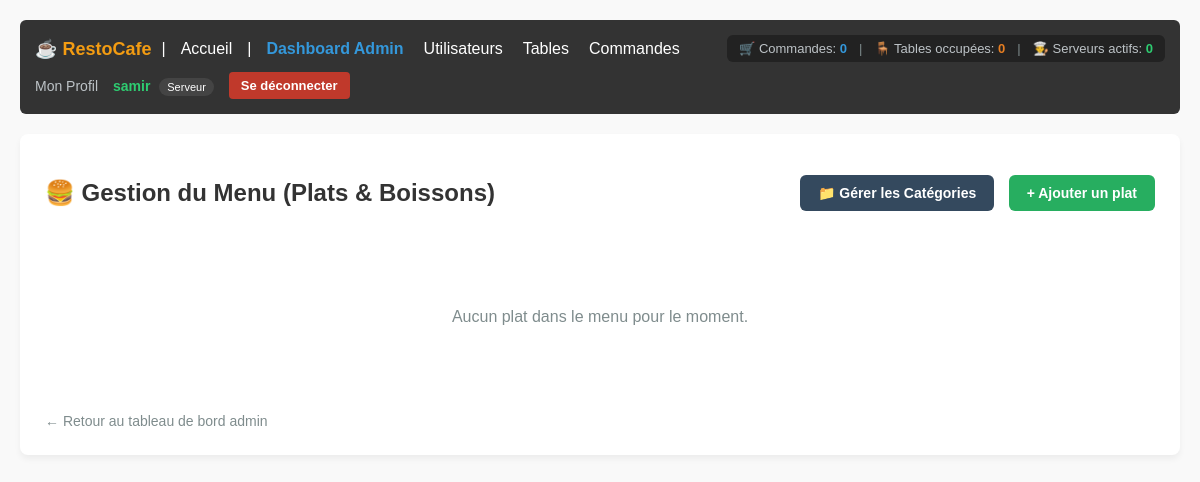
Page /menu/ (signed in) on the earlier database version.
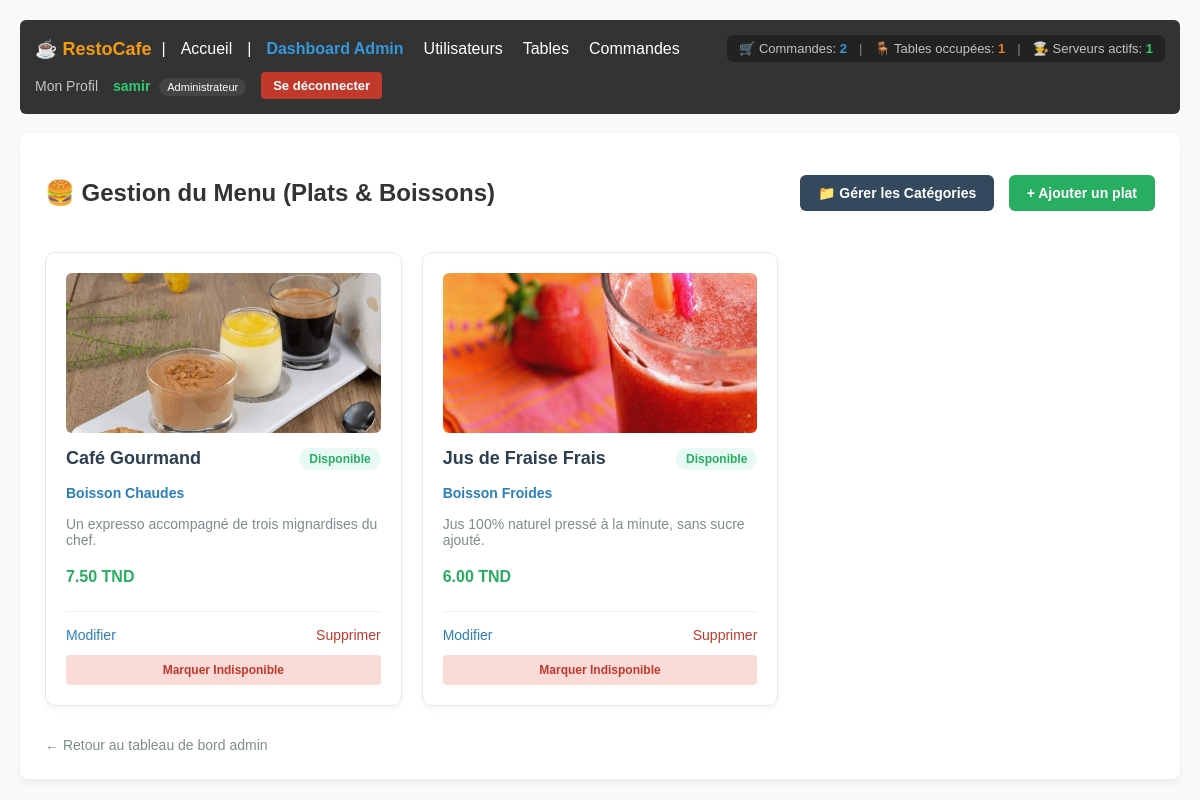
Same page on the later database version.
### accounts/models.py (models this page shows, shortened)
class User(AbstractUser):
  ROLE_CHOICES = (
      ('admin', 'Administrateur'),
      ('serveur', 'Serveur'),
      ('cuisine', 'Cuisinier'),
  )
  role = models.CharField(
      max_length=20, choices=ROLE_CHOICES, default='serveur'
  )
  tel = models.CharField(max_length=20, blank=True, null=True)
  photo = models.ImageField(upload_to='profils/', blank=True, null=True)

### menu/models.py (models this page shows, shortened)
class Plat(models.Model):
    categorie = models.ForeignKey(
        Categorie, on_delete=models.CASCADE, related_name='plats'
    )
    nom = models.CharField(max_length=150)
    description = models.TextField(blank=True, null=True)
    prix = models.DecimalField(max_digits=6, decimal_places=2)
    disponible_du_jour = models.BooleanField(default=True)
    is_active = models.BooleanField(default=True)
    image = models.ImageField(upload_to='plats/', blank=True, null=True)

class Categorie(models.Model):
    nom = models.CharField(max_length=100, unique=True)
    is_active = models.BooleanField(default=True)
    description = models.TextField(blank=True, null=True)

### menu/views.py (the view)
# urls.py: path('', PlatListView.as_view(), name='plat_list'),
@method_decorator(login_required, name='dispatch')
class PlatListView(ListView):
    model = Plat
    template_name = 'menu/plat_list.html'
    context_object_name = 'plats'

### accounts/context_processors.py (called while the page is built)
def restaurant_stats(request):
    if not request.user.is_authenticated:
        return {}
    total_commandes = Commande.objects.count()
    tables_occupees = Table.objects.filter(
        commandes__statut__in=['en_attente', 'en_preparation', 'prete']
    ).distinct().count()
    serveurs_actifs = User.objects.filter(
        role='serveur',
        commandes_gerees__isnull=False
    ).distinct().count()
    serveurs_stats = User.objects.filter(role='serveur').prefetch_related('commandes_gerees')
    return {
        'stat_commandes': total_commandes,
        'stat_tables_occupees': tables_occupees,
        'stat_serveurs': serveurs_actifs,
        'serveurs_stats': serveurs_stats,
    }

### menu/templates/menu/plat_list.html (shortened to what this page needs)
{% extends 'base.html' %}
{% block content %}
    <div style="display: flex; justify-content: space-between; align-items: center; margin-bottom: 25px; flex-wrap: wrap; gap: 15px;">
        <h2>🍔 Gestion du Menu (Plats & Boissons)</h2>
        <div>
            <a href="{% url 'menu:categorie_list' %}" style="padding: 10px 18px; background: #34495e; color: white; text-decoration: none; border-radius: 6px; font-weight: 600; margin-right: 10px; font-size: 14px;">📁 Gérer les Catégories</a>
            <a href="{% url 'menu:plat_add' %}" style="padding: 10px 18px; background: #27ae60; color: white; text-decoration: none; border-radius: 6px; font-weight: 600; font-size: 14px;">+ Ajouter un plat</a>
        </div>
    </div>
    <div style="display: grid; grid-template-columns: repeat(auto-fill, minmax(280px, 1fr)); gap: 20px;">
        {% for p in plats %}
            <div style="background: #ffffff; border: 1px solid #e1e8ed; border-radius: 10px; padding: 20px; box-shadow: 0 4px 6px rgba(0,0,0,0.04); position: relative; display: flex; flex-direction: column;">
                {% if p.image %}
                    <div style="width: 100%; height: 160px; overflow: hidden; border-radius: 6px; margin-bottom: 15px; background: #f8f9fa;">
                        <img src="{{ p.image.url }}" alt="{{ p.nom }}" style="width: 100%; height: 100%; object-fit: cover; transition: transform 0.3s ease;" onmouseover="this.style.transform='scale(1.1)'" onmouseout="this.style.transform='scale(1)'">
                    </div>
                {% endif %}
                <div style="display: flex; justify-content: space-between; align-items: center; margin-bottom: 10px;">
                    <h3 style="margin: 0; color: #2c3e50; font-size: 18px;">{{ p.nom }}</h3>
                    {% if p.disponible_du_jour %}
                        <span style="background: #e8f8f5; color: #27ae60; padding: 4px 10px; border-radius: 20px; font-size: 12px; font-weight: bold;">Disponible</span>
                    {% else %}
                        <span style="background: #fadbd8; color: #c0392b; padding: 4px 10px; border-radius: 20px; font-size: 12px; font-weight: bold;">Épuisé</span>
                    {% endif %}
                </div>
                <p style="color: #2980b9; font-size: 14px; font-weight: bold; margin: 5px 0;">
                    {{ p.categorie.nom }}
                </p>
                <p style="color: #7f8c8d; font-size: 14px; margin: 10px 0;">
                    {{ p.description|default:"Aucune description." }}
                </p>
                <p style="color: #27ae60; font-size: 16px; font-weight: bold; margin: 10px 0;">
                    {{ p.prix }} TND
                </p>
                <hr style="border: 0; border-top: 1px solid #f1f1f1; margin: 15px 0;">
                <div style="display: flex; justify-content: space-between; align-items: center; margin-bottom: 12px;">
                    <a href="{% url 'menu:plat_edit' p.pk %}" style="color: #2980b9; text-decoration: none; font-weight: 500; font-size: 14px;">Modifier</a>
                    <a href="{% url 'menu:plat_delete' p.pk %}" style="color: #c0392b; text-decoration: none; font-weight: 500; font-size: 14px;">Supprimer</a>
                </div>
                <div style="text-align: center; margin-top: auto;">
                    <a href="{% url 'menu:plat_toggle' p.pk %}" style="display: block; width: 100%; padding: 8px 12px; background: {% if p.disponible_du_jour %}#fadbd8{% else %}#e8f8f5{% endif %}; color: {% if p.disponible_du_jour %}#c0392b{% else %}#27ae60{% endif %}; text-decoration: none; border-radius: 4px; font-size: 12px; font-weight: bold; box-sizing: border-box;">
                        {% if p.disponible_du_jour %}Marquer Indisponible{% else %}Marquer Disponible{% endif %}
                    </a>
                </div>
            </div>
        {% empty %}
            <p style="grid-column: 1 / -1; text-align: center; color: #7f8c8d; padding: 40px;">Aucun plat dans le menu pour le moment.</p>
        {% endfor %}
    </div>
    <div style="margin-top: 30px;">
        <a href="{% url 'accounts:admin_dashboard' %}" style="color: #7f8c8d; text-decoration: none; font-size: 14px;">← Retour au tableau de bord admin</a>
    </div>
{% endblock %}

### templates/base.html (shortened to what this page needs)
<!DOCTYPE html>
<html lang="fr">
<head>
</head>
<body>
    {% include 'navbar.html' %}
    <div class="container">
        {% block content %}{% endblock %}
    </div>
</body>
</html>

### templates/navbar.html (shortened to what this page needs)
<nav style="background: #333; color: #fff; padding: 15px; margin-bottom: 20px; border-radius: 6px; display: flex; justify-content: space-between; align-items: center; flex-wrap: wrap; gap: 10px;">
    <div style="display: flex; align-items: center; gap: 10px; flex-wrap: wrap;">
        <strong style="font-size: 18px; color: #f39c12;">☕ RestoCafe</strong> |
        <a href="{% url 'accounts:home' %}" style="color: #fff; text-decoration: none; margin: 0 5px;">Accueil</a>
        {% if user.is_authenticated %}
            |
            {% if user.role == 'admin' or user.is_superuser %}
                <a href="{% url 'accounts:admin_dashboard' %}" style="color: #3498db; text-decoration: none; margin: 0 5px; font-weight: bold;">Dashboard Admin</a>
                <a href="{% url 'accounts:user_list' %}" style="color: #fff; text-decoration: none; margin: 0 5px;">Utilisateurs</a>
                <a href="{% url 'tables:table_list' %}" style="color: #fff; text-decoration: none; margin: 0 5px;">Tables</a>
                <a href="{% url 'commandes:commande_list' %}" style="color: #fff; text-decoration: none; margin: 0 5px;">Commandes</a>
            {% elif user.role == 'cuisine' %}
                <a href="{% url 'commandes:cuisine_dashboard' %}" style="color: #f39c12; text-decoration: none; margin: 0 5px; font-weight: bold;">Dashboard Cuisine</a>
            {% endif %}
        {% endif %}
    </div>
    {% if user.is_authenticated %}
        <div style="display: flex; align-items: center; gap: 12px; background: #222; padding: 6px 12px; border-radius: 6px; font-size: 13px;">
            <span style="color: #bdc3c7;" title="Commandes totales">
                🛒 Commandes: <strong style="color: #3498db;">{{ stat_commandes|default:0 }}</strong>
            </span>
            <span style="color: #7f8c8d;">|</span>
            <span style="color: #bdc3c7;" title="Tables occupées">
                🪑 Tables occupées: <strong style="color: #e67e22;">{{ stat_tables_occupees|default:0 }}</strong>
            </span>
            <span style="color: #7f8c8d;">|</span>
            <span style="color: #bdc3c7;" title="Serveurs actifs">
                👨‍🍳 Serveurs actifs: <strong style="color: #2ecc71;">{{ stat_serveurs|default:0 }}</strong>
            </span>
        </div>
    {% endif %}
    <div style="display: flex; align-items: center; gap: 15px;">
        {% if user.is_authenticated %}
            <a href="{% url 'accounts:profile' %}" style="color: #bdc3c7; text-decoration: none; font-size: 14px;">Mon Profil</a>
            <span style="color: #2ecc71; font-size: 14px;">
                <strong>{{ user.username }}</strong>
                <span style="background: #444; color: #fff; padding: 3px 8px; border-radius: 10px; font-size: 11px; margin-left: 5px;">{{ user.get_role_display|default:user.role }}</span>
            </span>
            <form action="{% url 'accounts:logout' %}" method="post" style="display: inline; margin: 0;">
                <button type="submit" style="background: #c0392b; color: white; border: none; padding: 6px 12px; border-radius: 4px; cursor: pointer; font-size: 13px; font-weight: bold;">Se déconnecter</button>
            </form>
        {% else %}
            <span style="color: #e74c3c; font-size: 14px;">Non connecté</span>
            <a href="{% url 'accounts:login' %}" style="color: #fff; text-decoration: none; padding: 6px 12px; background: #2980b9; border-radius: 4px; font-size: 13px; font-weight: bold;">Connexion</a>
        {% endif %}
    </div>
</nav>

### templates/base.html (style rules this page uses)
body { font-family: Arial, sans-serif; margin: 0; padding: 20px; background-color: #f9f9f9; color: #333; }
.container { background: #fff; padding: 25px; border-radius: 8px; box-shadow: 0 4px 6px rgba(0,0,0,0.05); max-width: 1200px; margin: 0 auto; }

Differences in the rows shown:
changed User "samir": role "Serveur" → "Administrateur"
added Plat: image (picture), nom "Café Gourmand", disponible_du_jour "Disponible", categorie.nom "Boisson Chaudes", description "Un expresso accompagné de trois mignardises du chef.", prix "7.50"
added Plat: image (picture), nom "Jus de Fraise Frais", disponible_du_jour "Disponible", categorie.nom "Boisson Froides", description "Jus 100% naturel pressé à la minute, sans sucre ajouté.", prix "6.00"
Other differences:
{{ stat_commandes|default:0 }}: "0" → "2"
{{ stat_tables_occupees|default:0 }}: "0" → "1"
{{ stat_serveurs|default:0 }}: "0" → "1"
text no longer shown: "Aucun plat dans le menu pour le moment."
